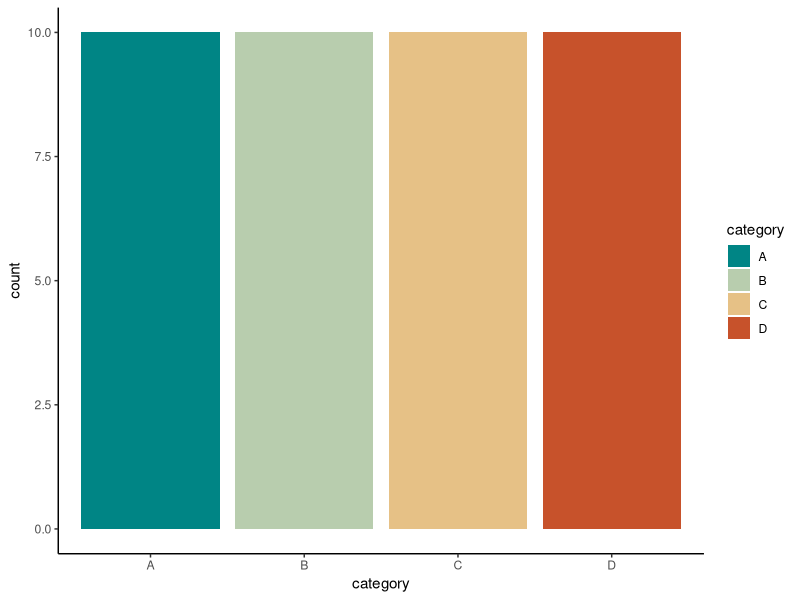
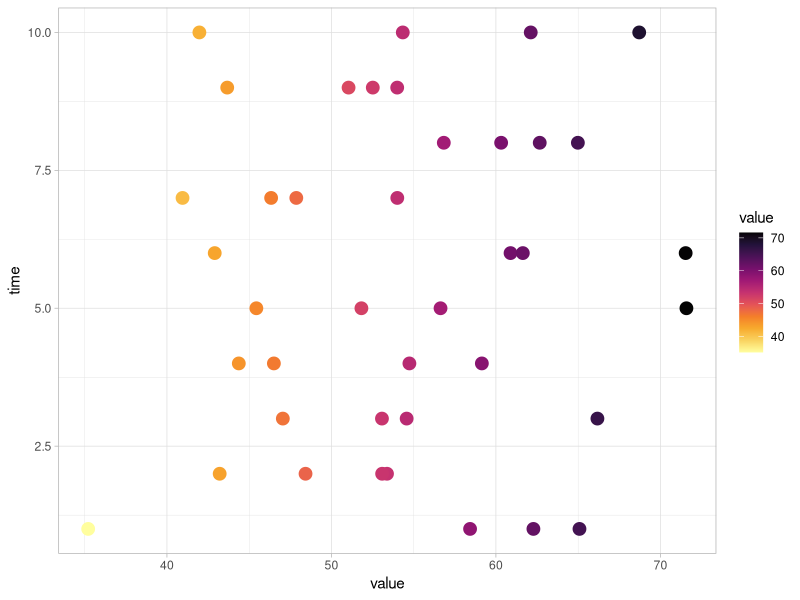
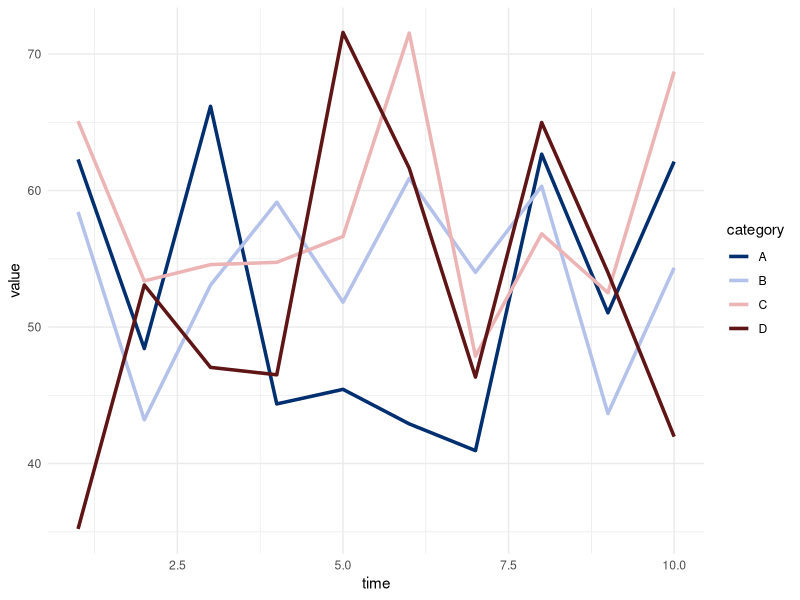
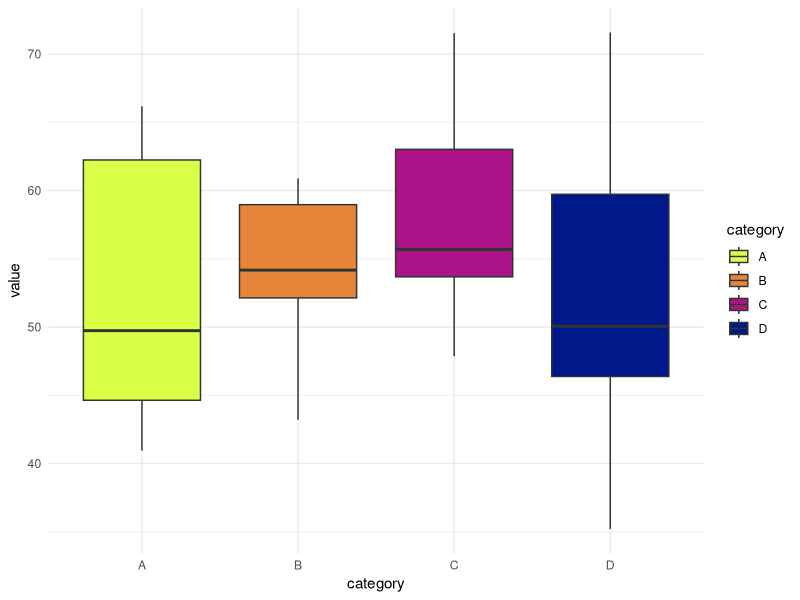
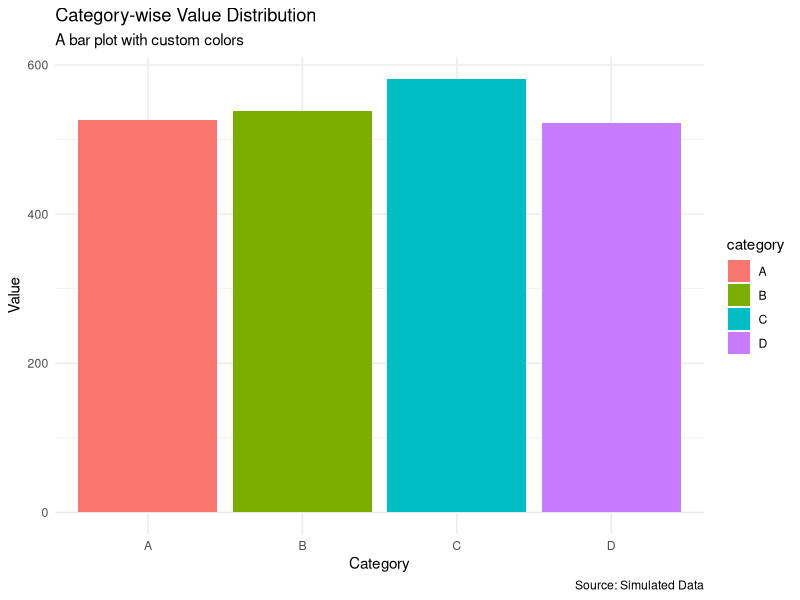
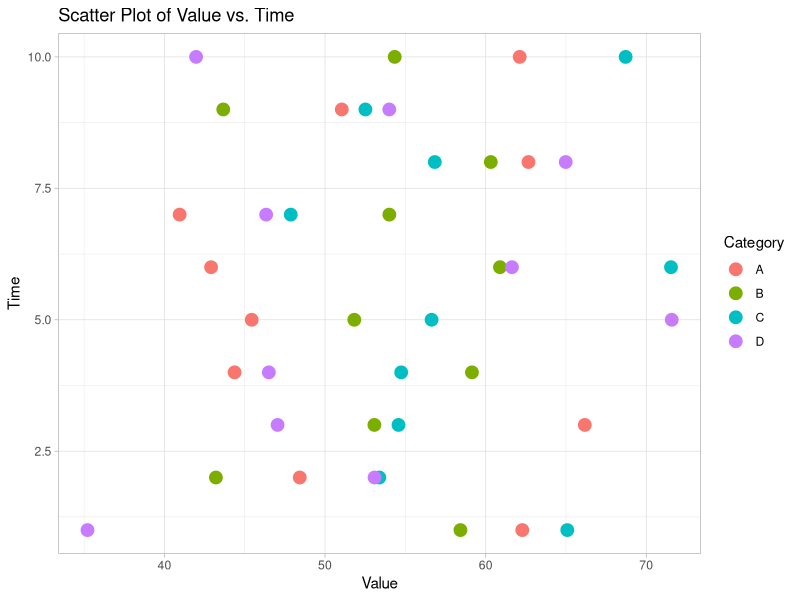
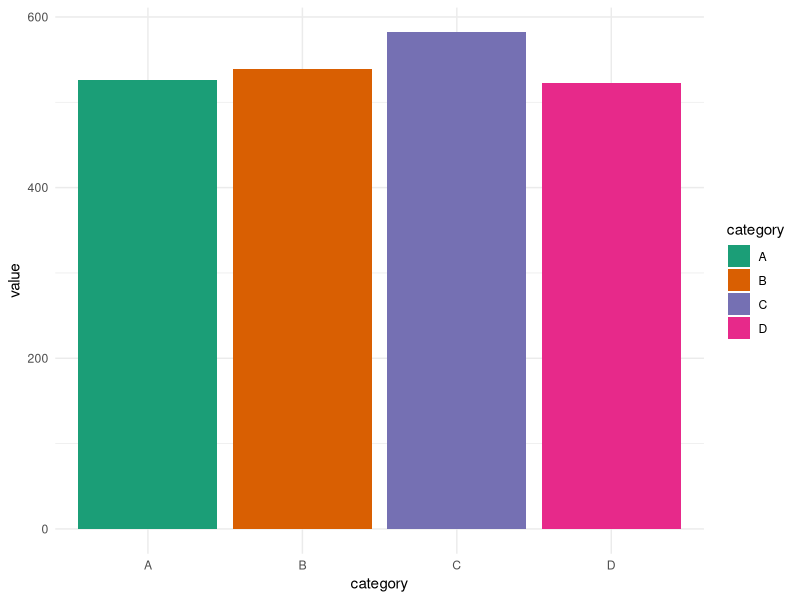
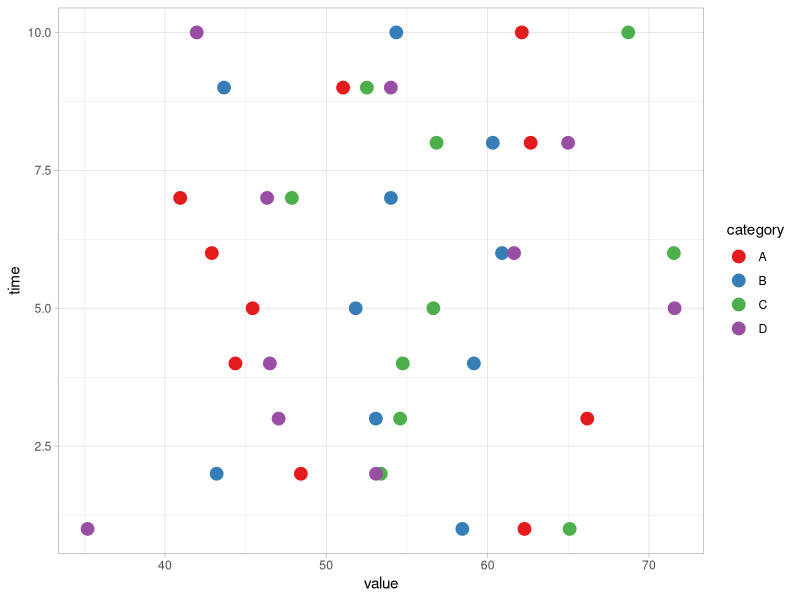

Recreate these plots in R, in order.
## ---- chunk 1
install.packages("ggplot2")
install.packages("colorspace")
## ---- chunk 2
library(ggplot2)
library(colorspace)
## ---- chunk 3
data <- tibble::tibble(
  category = rep(c("A", "B", "C", "D"), each = 10),
  value = rnorm(40, mean = 50, sd = 10),
  time = rep(1:10, times = 4)
)

data
## ---- chunk 4
ggplot(data, aes(x = category, fill = category)) +
  geom_bar() +
  scale_fill_discrete_divergingx() +
  theme_classic()
## ---- chunk 5
ggplot(data, aes(x = value, y = time, color = value)) +
  geom_point(size = 4) +
  scale_color_continuous_sequential(palette = "Inferno") +
  theme_light()
## ---- chunk 6
ggplot(data, aes(x = time, y = value, group = category, color = category)) +
  geom_line(size = 1.2) +
  scale_color_discrete_diverging(palette = "Blue-Red 3") +
  theme_minimal()
## ---- chunk 7
ggplot(data, aes(x = category, y = value, fill = category)) +
  geom_boxplot() +
  scale_fill_discrete_sequential(palette = "Plasma") +
  theme_minimal()
## ---- chunk 8
ggplot(data, aes(x = category, y = value, fill = category)) +
  geom_bar(stat = "identity") +
  labs(title = "Category-wise Value Distribution",
       subtitle = "A bar plot with custom colors",
       x = "Category",
       y = "Value",
       caption = "Source: Simulated Data") +
  theme_minimal()
## ---- chunk 9
ggplot(data, aes(x = value, y = time, color = category)) +
  geom_point(size = 4) +
  labs(title = "Scatter Plot of Value vs. Time",
       x = "Value",
       y = "Time",
       color = "Category") +
  theme_light()
## ---- chunk 10
ggplot(data, aes(x = category, y = value, fill = category)) +
  geom_bar(stat = "identity") +
  scale_fill_manual(values = c("A" = "#1b9e77", "B" = "#d95f02", "C" = "#7570b3", "D" = "#e7298a")) +
  theme_minimal()
## ---- chunk 11
ggplot(data, aes(x = value, y = time, color = category)) +
  geom_point(size = 4) +
  scale_color_manual(values = c("A" = "#e41a1c", "B" = "#377eb8", "C" = "#4daf4a", "D" = "#984ea3")) +
  theme_light()
## ---- chunk 12
ggplot(data, aes(x = category, fill = category)) +
  geom_bar() +
  scale_fill_discrete_sequential(palette = "SunsetDark") +
  theme_classic()
